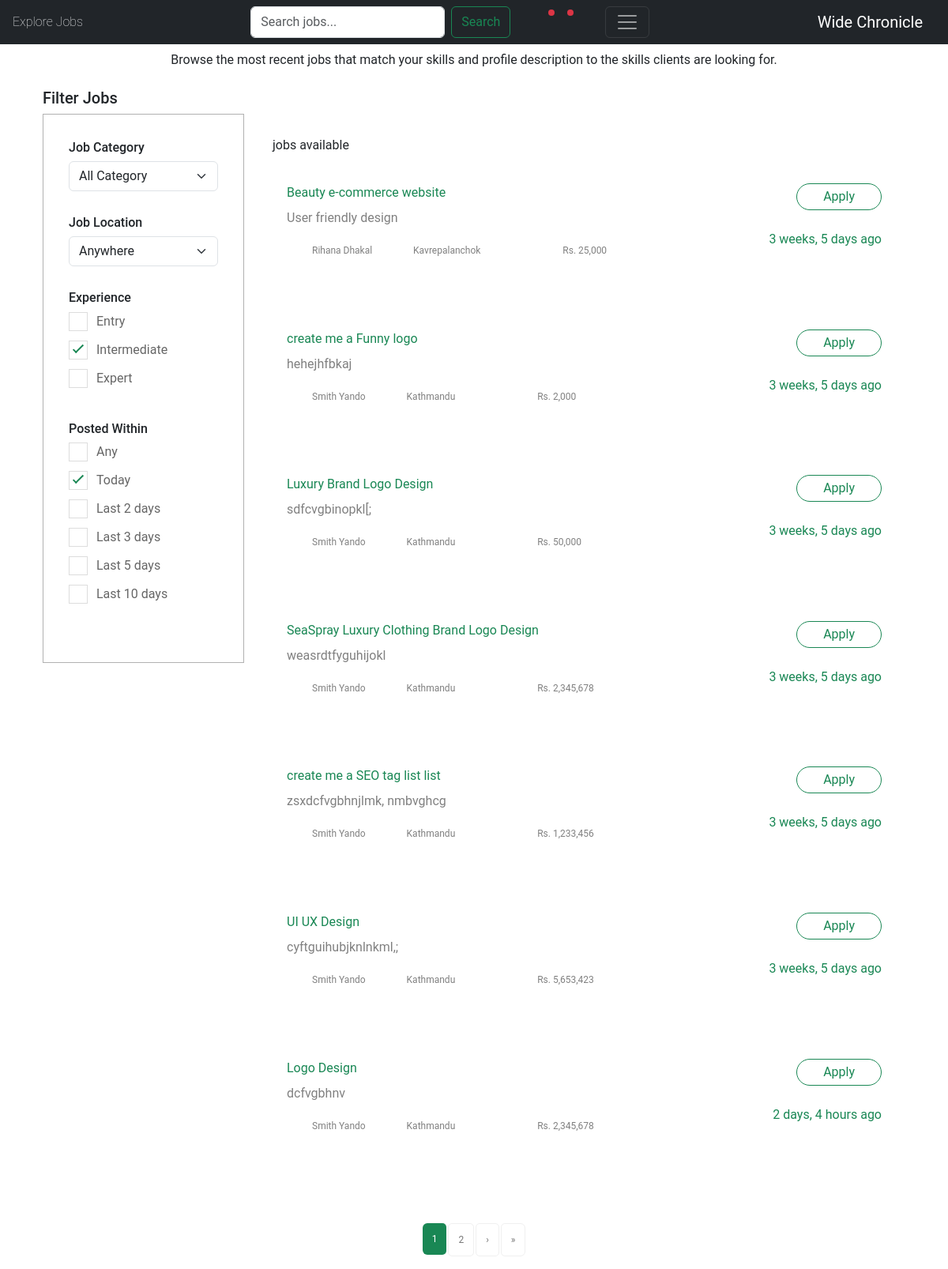
The page /find-work/ (signed in) on the database its author committed.
### jobs/models.py (models this page shows, shortened)
class Job(models.Model):
    buyer = models.ForeignKey(Buyer, on_delete=models.CASCADE)
    title = models.CharField(max_length=200)
    budget = models.IntegerField(validators=[MinValueValidator(1000)])
    description = models.TextField()
    requirement = models.TextField()
    expertise_required = models.CharField(choices=SPECIALITY_CHOICES, max_length=50, default="None" )
    timestamp = models.DateTimeField(auto_now_add=True)
    code = models.CharField(max_length=10, unique=True, primary_key=True,)

class Buyer(models.Model):
    owner = models.OneToOneField(User, on_delete=models.CASCADE, )
    name = models.CharField(max_length=50)
    profile_pic = models.ImageField(upload_to="profile/")
    bio = models.TextField(blank=True)
    location = models.CharField(choices=LOCATION_CHOICES, max_length=100)

### jobs/views.py (the view)
# urls.py: path('find-work/',JobListView.as_view(), name='job-list'),
class JobListView(LoginRequiredMixin,ListView):
    model = Job
    template_name = 'jobs/job_list.html'
    context_object_name = 'jobs'
    paginate_by = 5
    login_url = 'handle-login'
    def get_context_data(self, **kwargs):
        context = super().get_context_data(**kwargs)
        query = self.request.GET.get('q')
        location = self.request.GET.get('location')
        if query:
            job_queryset = Job.objects.filter(title__icontains=query)
        elif location:
            job_queryset = Job.objects.filter(buyer__location=location)
        else:
            job_queryset = Job.objects.all()
        context['speciality_choices'] = SPECIALITY_CHOICES
        context['location_choices'] = LOCATION_CHOICES
        applied_jobs = ApplyJob.objects.filter(user=self.request.user).values_list('Job__code', flat=True)
        for job in job_queryset:
            job.has_applied = job.code in applied_jobs
        context['jobs'] = job_queryset  # Update context with filtered job queryset
        return context
    def get_queryset(self):
        query = self.request.GET.get('q')
        location = self.request.GET.get('location')
        queryset = Job.objects.all()
        if query:
            queryset = queryset.filter(title__icontains=query)
        if location:
            queryset = queryset.filter(buyer__location=location)
        return queryset.order_by('-timestamp')

### accounts/models.py (called while the page is built)
    def role(self):
        if hasattr(self, 'seller'):
            return 'Seller'
        elif hasattr(self, 'buyer'):
            return 'Buyer'
        else:
            return None

    def name(user):
        if hasattr(user, 'seller'):
            return user.seller.name
        elif hasattr(user, 'buyer'):
            return user.buyer.name

    def profile_pic(user):
        if hasattr(user, 'seller'):
            return user.seller.profile_pic.url
        elif hasattr(user, 'buyer'):
            return user.buyer.profile_pic.url
        return user.profile_pic

### jobs/templates/jobs/job_list.html (shortened to what this page needs)
{% extends 'jobs/_base.html' %}
{% load humanize %}
{% block content%}
{% load icon %}
<div class="container ">
    <div class="row text-center pb-4 pt-2">
        <div>Browse the most recent jobs that match your skills and profile description to the skills clients are looking for.</div>
    </div>
    <div class="job-listing-area pt-120 pb-120">
        <div class="container">
            <div class="row">
                <div class="col-xl-3 col-lg-3 col-md-4">
                    <div class="row">
                        <div class="col-12">
                                <h5>Filter Jobs</h5>
                        </div>
                    </div>
                    <div class="job-category-listing mb-3">
                        <div class="single-listing">
                                 <h6>Job Category</h6>
                            <div class="select-job-items2">
                                <select name="select" class="form-select">
                                    <option value="">All Category</option>
                                </select>
                            </div>
                        </div>
                        <div class="single-listing">
                            <div class="small-section-tittle2">
                                <h6>Job Location</h6>
                            </div>
                            <div class="select-job-items2">
                                <form method="GET" action="{% url 'job-list' %}">
                                    <select name="location" class="form-select" onchange="this.form.submit()">
                                        <option value="">Anywhere</option>
                                    </select>
                                </form>
                            </div>
                        </div>
                        <div class="single-listing">
                            <div class="select-Categories pt-80 pb-50">
                                <div class="small-section-tittle2">
                                    <h6>Experience</h6>
                                </div>
                                <label class="container">Entry
                                    <span class="checkmark"></span>
                                </label>
                                <label class="container">Intermediate
                                    <span class="checkmark"></span>
                                </label>
                                <label class="container">Expert
                                    <span class="checkmark"></span>
                                </label>
                            </div>
                        </div>
                        <div class="single-listing">
                            <div class="select-Categories pb-50">
                                <div class="small-section-tittle2">
                                    <h6>Posted Within</h6>
                                </div>
                                <label class="container">Any
                                    <span class="checkmark"></span>
                                </label>
                                <label class="container">Today
                                    <span class="checkmark"></span>
                                </label>
                                <label class="container">Last 2 days
                                    <span class="checkmark"></span>
                                </label>
                                <label class="container">Last 3 days
                                    <span class="checkmark"></span>
                                </label>
                                <label class="container">Last 5 days
                                    <span class="checkmark"></span>
                                </label>
                                <label class="container">Last 10 days
                                    <span class="checkmark"></span>
                                </label>
                            </div>
                        </div>
                    </div>
                </div>
                <div class="col-xl-9 col-lg-9 col-md-8">
                    <section class="featured-job-area">
                        <div class="container">
                            <div class="row">
                                <div class="col-lg-12">
                                    <div>
                                        <span class="float-start">{{ total_jobs_count }} jobs available</span>
                                    </div>
                                </div>
                            </div>
                        {% for job in jobs %}
                        <div class="row">
                            <div class="single-job-items  ">
                                <div class="job-tittle col-8 float-start text-wrap">
                                        <a href="{% url 'job-detail' job.code %}" class=" text-decoration-none">
                                            {{ job.title}}
                                        </a>
                                        <p class="text-truncate pt-2 " >{{job.description}}</p>
                                        <ul>
                                            <li> {% icon "user" %}{{ job.buyer.name}}</li>
                                            <li>{% icon "map-pin" %}{{ job.buyer.location}}</li>
                                            <li>Rs. {{job.budget|intcomma}}</li>
                                        </ul>
                                </div>
                                <div class="items-link float-end">
                                    <a href="{% url 'job-detail' job.code %}" class="text-decoration-none">Apply</a>
                                    <span>{{job.timestamp|naturaltime}}</span>
                                </div>
                            </div>
                        </div>
                        {% endfor %}
                        </div>
                    </section>
                </div>
            </div>
        </div>
    </div>
    <div class="pagination-area pb-115 text-center">
        <div class="container">
            <div class="row">
                <div class="col-12 text-center">
                    <nav aria-label="Page navigation ">
                        <ul class="pagination justify-content-center">
                            {% for num in page_obj.paginator.page_range %}
                                {% if num == page_obj.number %}
                                    <li class="page-item active" aria-current="page">
                                        <a class="page-link" href="?page={{ num }}">{{ num }}</a>
                                    </li>
                                {% elif num > page_obj.number|add:'-3' and num < page_obj.number|add:'3' %}
                                    <li class="page-item">
                                        <a class="page-link" href="?page={{ num }}">{{ num }}</a>
                                    </li>
                                {% endif %}
                            {% endfor %}
                            {% if page_obj.has_next %}
                                <li class="page-item">
                                    <a class="page-link" href="?page={{ page_obj.next_page_number }}" aria-label="Next">
                                        <span aria-hidden="true">&rsaquo;</span>
                                    </a>
                                </li>
                                <li class="page-item">
                                    <a class="page-link" href="?page={{ page_obj.paginator.num_pages }}" aria-label="Last">
                                        <span aria-hidden="true">&raquo;</span>
                                    </a>
                                </li>
                            {% endif %}
                        </ul>
                    </nav>
                </div>
            </div>
        </div>
    </div>
</div>
{% endblock content%}

### jobs/static/css/style.css (style rules this page uses)
.single-job-items { padding: 36px 30px; transition: .4s; }
.single-job-items .job-tittle a { color: #198754; transition: .4s; overflow: hidden; text-decoration: none; }
.single-job-items .job-tittle p { color: #808080; }
.single-job-items .job-tittle ul li { display: inline-block; margin-right: 48px; font-size: 12px; color: #808080; line-height: 1.8; }
.single-job-items .job-tittle ul li:last-child { margin-right: 0; }
.items-link a { color: #198754; border: 1px solid #198754; border-radius: 30px; padding: 4px 33px; text-align: center; margin-bottom: 25px; float:right; }
.items-link span { color: #198754; display: block; }
.job-category-listing { padding: 2rem; display: block; border: solid #b1b1b1 1px; }
.job-category-listing .single-listing { padding-bottom: 30px; }
.job-category-listing .single-listing .select-Categories .container { display: block; position: relative; padding-left: 35px; margin-bottom: 12px; cursor: pointer; color: #666666; font-size: 16px; user-select: none; }
.job-category-listing .single-listing .select-Categories .checkmark { position: absolute; top: 0; left: 0; height: 24px; width: 24px; border: 1px solid #ddd; }
.job-category-listing .single-listing .select-Categories .checkmark:after { content: ""; position: absolute; display: none; }
.job-category-listing .single-listing .select-Categories .container input:checked ~ .checkmark:after { display: block; }
.job-category-listing .single-listing .select-Categories .container .checkmark::after { left: 8px; top: 1px; width: 6px; height: 14px; border: solid #198754; border-width: 0px 2px 2px 0; transform: rotate(45deg); }
.pagination-area .page-item { margin: 0; }
.pagination-area .page-link { border: 0; font-size: 12px; text-align: center; background: none; box-shadow: none; outline: 0; color: #777777; padding: 11px 12px; background: #fff; margin: 0 3px; border-radius: 5px; border: 1px solid #f0f0f0; }
.pagination-area .page-item.active .page-link { z-index: 1; border: 0; position: relative; box-shadow: none; outline: 0; background: #198754; color: #fff; }

### jobs/static/css/main.css (style rules this page uses)
:root { --default-font: "Roboto", system-ui, -apple-system, "Segoe UI", Roboto, "Helvetica Neue", Arial, "Noto Sans", "Liberation Sans", sans-serif, "Apple Color Emoji", "Segoe UI Emoji", "Segoe UI Symbol", "Noto Color Emoji"; --heading-font: "Poppins", sans-serif; --nav-font: "Poppins", sans-serif; }
:root { --background-color: #ffffff; --default-color: #212529; --heading-color: #001973; --accent-color: #0d42ff; --surface-color: #ffffff; --contrast-color: #ffffff; }
:root { --nav-color: rgba(255, 255, 255, 0.6); --nav-hover-color: #ffffff; --nav-mobile-background-color: #ffffff; --nav-dropdown-background-color: #ffffff; --nav-dropdown-color: #212529; --nav-dropdown-hover-color: #0d42ff; }
:root { scroll-behavior: smooth; }
body { color: var(--default-color); background-color: var(--background-color); font-family: var(--default-font); }
a { color: var(--accent-color); text-decoration: none; transition: 0.3s; }
section, .section { color: var(--default-color); background-color: var(--background-color); padding: 60px 0; scroll-margin-top: 100px; overflow: clip; }

### rows shown on the page
Job: title "Beauty e-commerce website", description "User friendly design", buyer.name "Rihana Dhakal", buyer.location "Kavrepalanchok", budget "25,000", timestamp "3 weeks, 5 days ago"
Job: title "create me a Funny logo", description "hehejhfbkaj", buyer.name "Smith Yando", buyer.location "Kathmandu", budget "2,000", timestamp "3 weeks, 5 days ago"
Job: title "Luxury Brand Logo Design", description "sdfcvgbinopkl[;", buyer.name "Smith Yando", buyer.location "Kathmandu", budget "50,000", timestamp "3 weeks, 5 days ago"
Job: title "SeaSpray Luxury Clothing Brand Logo Design", description "weasrdtfyguhijokl", buyer.name "Smith Yando", buyer.location "Kathmandu", budget "2,345,678", timestamp "3 weeks, 5 days ago"
Job: title "create me a SEO tag list list", description "zsxdcfvgbhnjlmk, nmbvghcg", buyer.name "Smith Yando", buyer.location "Kathmandu", budget "1,233,456", timestamp "3 weeks, 5 days ago"
Job: title "UI UX Design", description "cyftguihubjknlnkml,;", buyer.name "Smith Yando", buyer.location "Kathmandu", budget "5,653,423", timestamp "3 weeks, 5 days ago"
Job: title "Logo Design", description "dcfvgbhnv", buyer.name "Smith Yando", buyer.location "Kathmandu", budget "2,345,678", timestamp "2 days, 4 hours ago"

### other values the page prints
{{ num }} "1"
{{ num }} "2"
